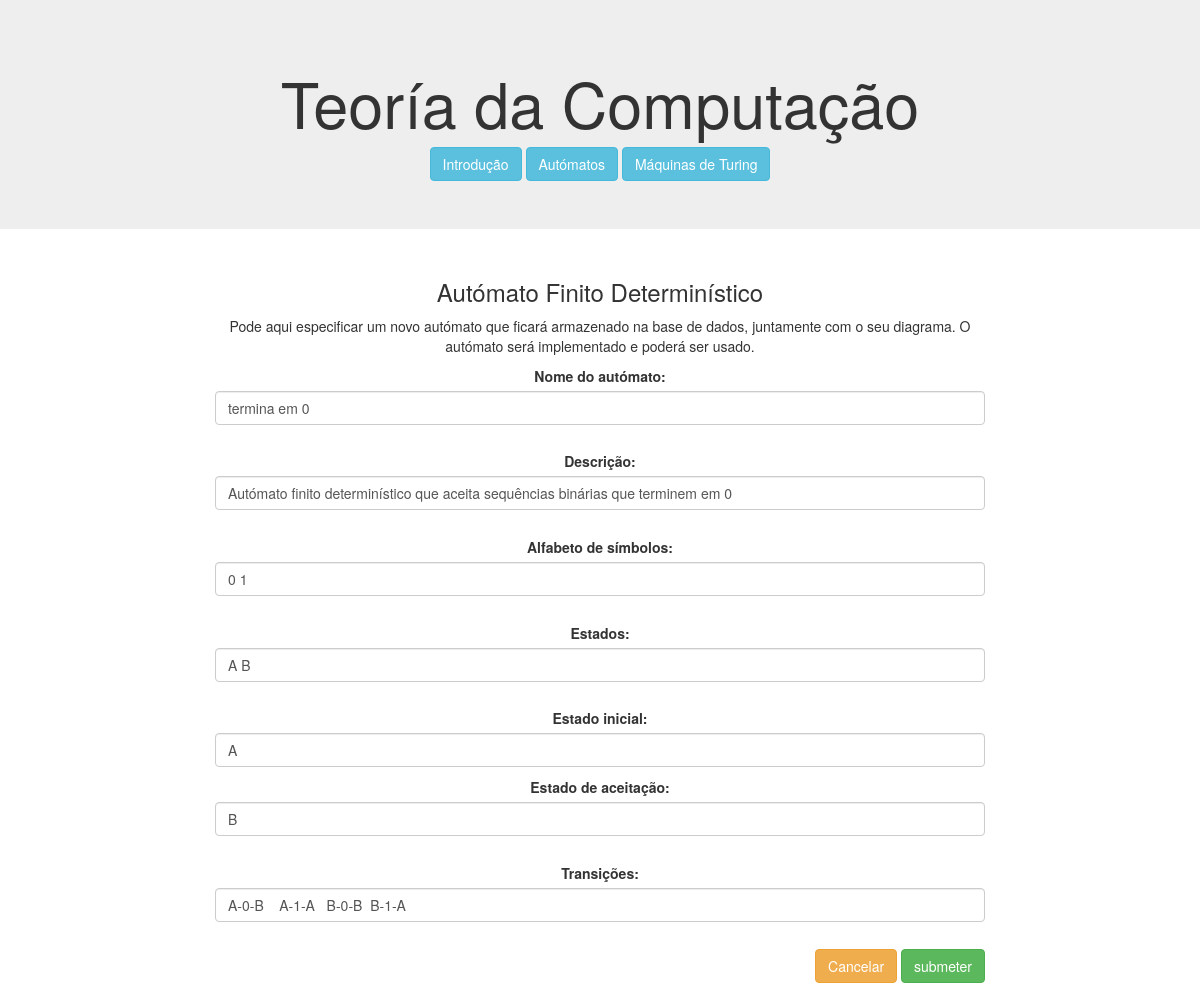
Page /edita_automato/49/ on the committed database.
### computacao/models.py (models this page shows, shortened)
class Automato(models.Model):
    nome = models.CharField(max_length=100)
    descricao = models.CharField(max_length=100)
    alfabeto = models.CharField(max_length=100)
    estados = models.CharField(max_length=100)
    estadoInicial = models.CharField(max_length=100)
    estadosDeAceitacao = models.CharField(max_length=100)
    dicionarioTransicao = models.CharField(max_length=1000)
    diagrama = models.FileField(upload_to='afd_diagrams/', blank=True, null=True)

### computacao/views.py (the view)
# urls.py: path('edita_automato/<int:automato_id>/', views.edita_automato, name='edita_automato'),
def edita_automato(request, automato_id):
    instance = Automato.objects.get(id=automato_id)
    form = AutomatoForm(request.POST or None, instance=instance)
    if form.is_valid():
        a = form.save()
        a.desenha_diagrama()
        a.save()
        return HttpResponseRedirect(reverse('computacao:automatos'))
    """
    form = AutomatoForm(initial={
        'nome': automato_a_editar.nome,
        'descricao': automato_a_editar.descricao,
        'alfabeto': automato_a_editar.alfabeto,
        'estados': automato_a_editar.estados,
        'estadoInicial': automato_a_editar.estadoInicial,
        'estadosDeAceitacao': automato_a_editar.estadosDeAceitacao,
        'dicionarioTransicao': automato_a_editar.dicionarioTransicao,
    })"""
    context = {'form': form, 'automato_id':automato_id}
    return render(request, 'computacao/edita_automato.html', context)

### computacao/templates/computacao/edita_automato.html (shortened to what this page needs)
{% extends 'computacao/layout.html' %}
{% block main %}
    <main class="col-sm-12">
        <h3>Autómato Finito Determinístico</h3>
        <p>Pode aqui especificar um novo autómato que ficará armazenado na base de dados, juntamente com o seu diagrama.
            O autómato será implementado e poderá ser usado.</p>
        <form class="form-group" action="{% url 'computacao:edita_automato' automato_id %}" method="POST">
            {{ form.as_p }}
            <div class="text-right">
                <a href="{% url 'computacao:automatos' %}" role="button" class="btn btn-warning">Cancelar</a>
                <input type="submit" class="btn btn-success" value="submeter">
            </div>
        </form>
    </main>
{% endblock %}

### computacao/static/computacao/style.css (style rules this page uses)
.form-control { display:inline-block; }

### rows in the picture
Automato: nome "termina em 0", descricao "Autómato finito determinístico que aceita sequências binárias que terminem em 0", alfabeto "0 1", estados "A B", estadoInicial "A", estadosDeAceitacao "B", dicionarioTransicao "A-0-B A-1-A B-0-B B-1-A"
